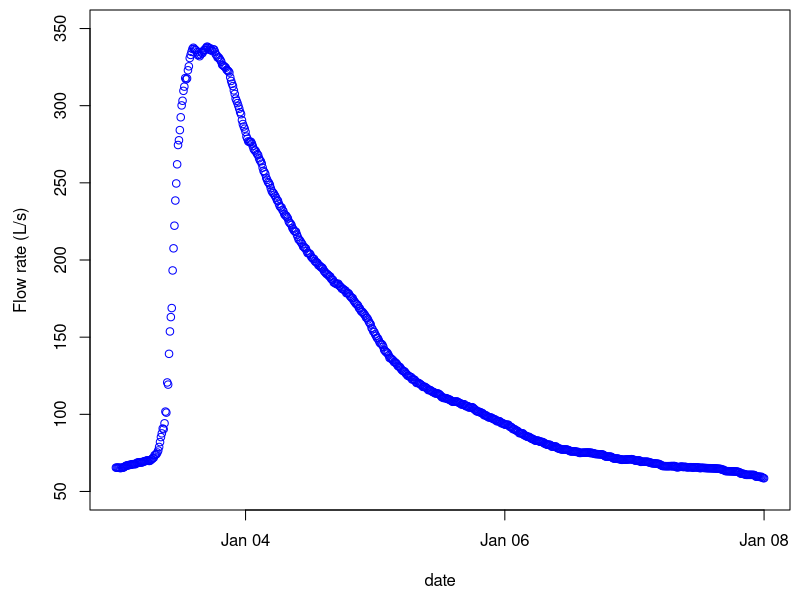
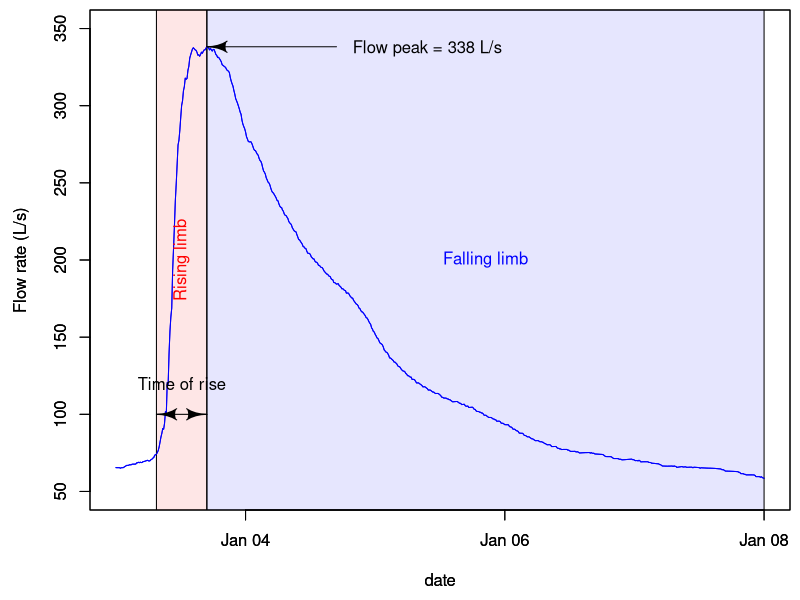
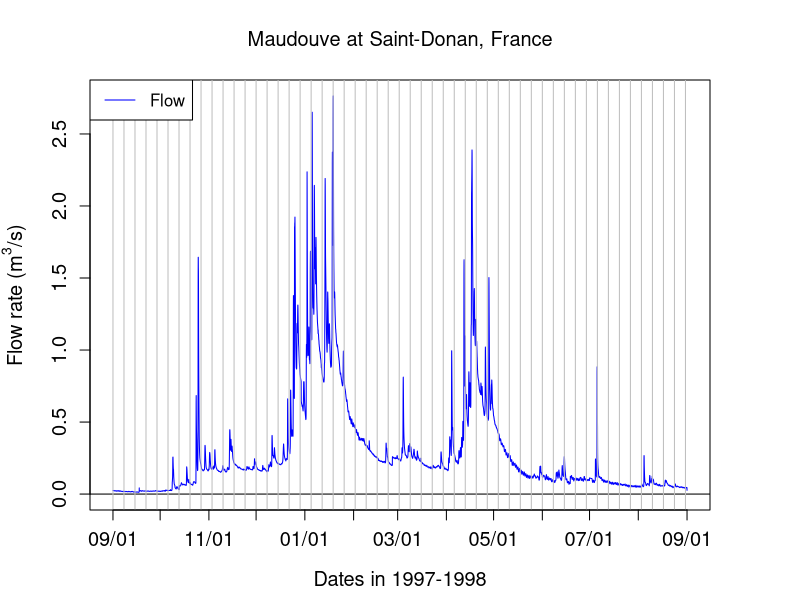
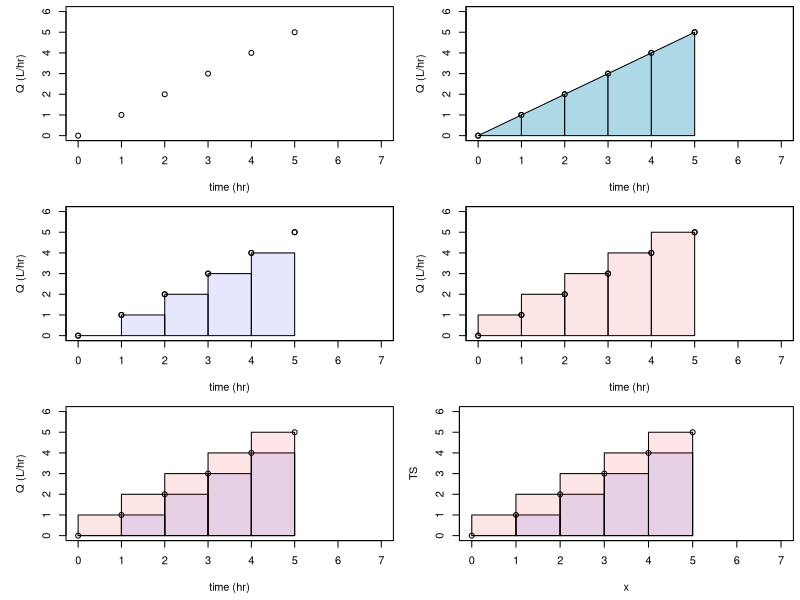
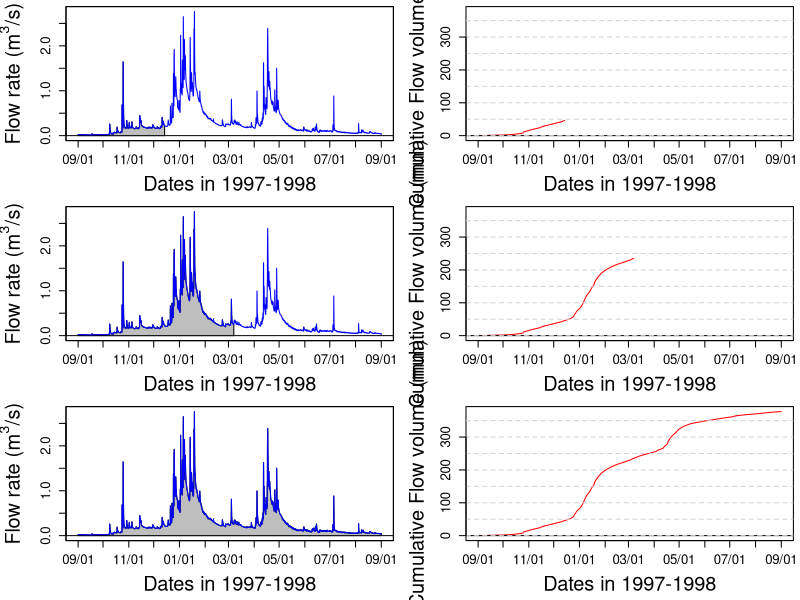
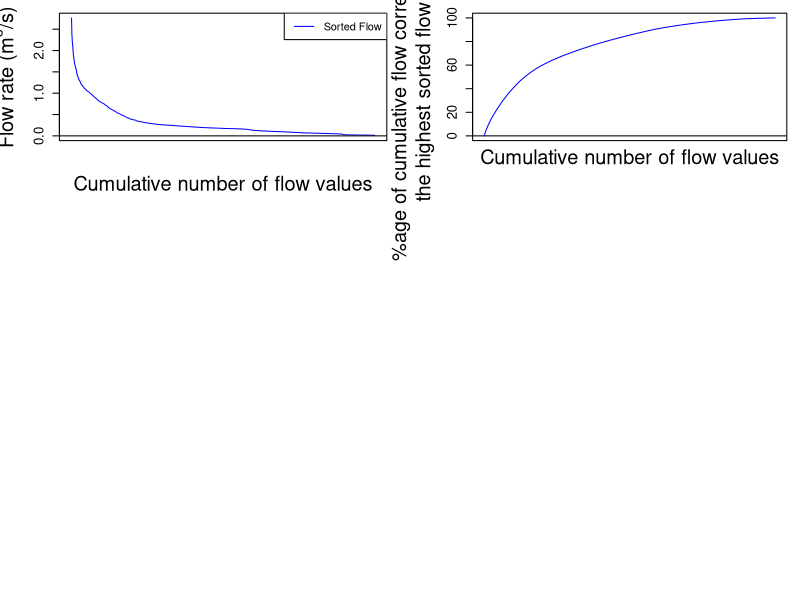
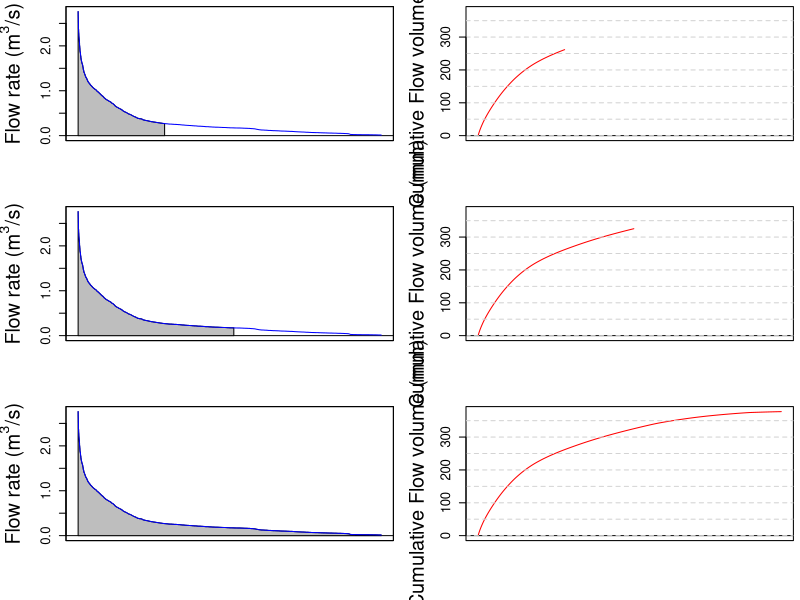
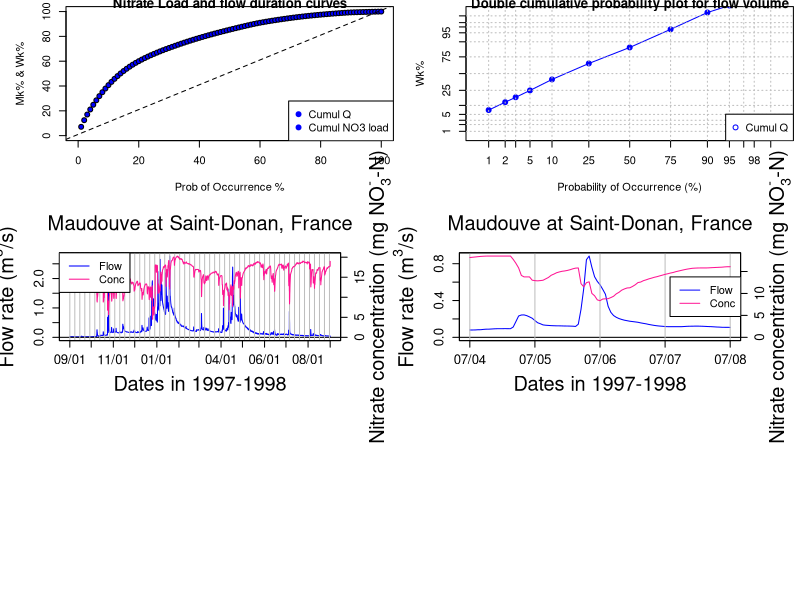

Here is the R script that generated these plots, in order:
## ---- chunk 1
knitr::opts_chunk$set(fig.height=5, fig.width=9, fig.align="center", echo = FALSE)
## ---- chunk 2
hydgph<-read.csv(file = "hydgph.csv", header = TRUE)
names(hydgph)=c("date","Q","NO3")
date=as.POSIXct(hydgph$date, format = "%Y-%m-%d %H:%M:%S") # transforms the first column of the file, which are characters into dates that R understands
Q=hydgph$Q*1000 # Puts in the variable Q the flow rates, which are orginally in m³/s to L/s for better visualization
par(mar=c(4.5,4.5,0.5,0.5))
xlimHG=as.POSIXct(c("1999-01-03 00:00:00","1999-01-08 00:00:00"));ylimHG=c(50,350) # this defines the plotting ranges for the x and y axes
plot(date,Q,xlab = "date",ylab = "Flow rate (L/s)",type = "p",col="blue",xlim=xlimHG,ylim=ylimHG) # this plots the hydrograph
## ---- chunk 3
  library(shape)
  par(mar=c(4.5,4.5,0.5,0.5))
  transpred <- rgb(250, 0, 0, max = 255, alpha = 25) # this defines the color of the transparent color of the pinkish rectangle
  transpblue <- rgb(0, 0, 250, max = 255, alpha = 25) # this defines the color of the transparent color of the red rectangle
  xlimHG=as.POSIXct(c("1999-01-03 00:00:00","1999-01-08 00:00:00"));ylimHG=c(50,350) # this defines the plotting ranges for the x and y axes
  flowpeak<-max(Q) # this calculates the flow rate at the peak
  peaktime<-as.POSIXct(date[which(Q==max(Q))]) # this returns date for the peaktime. The function which(Q==max(Q)) is used to return the row number corresponding to when Q is maximum
  HGbegtime<-as.POSIXct("1999-01-03 7:30:00") # this defines the date for the beginning of the hydrograph
  HGendtime<-as.POSIXct("1999-01-08 00:00:00") # this defines the date for the end of the hydrograph
  
  plot(date,Q,xlab = "date",ylab = "Flow rate (L/s)",type = "l",col="blue",xlim=xlimHG,ylim=ylimHG) # this plots the hydrograph
  rect(as.numeric(HGbegtime),0,as.numeric(peaktime),400,col = transpred) # this plots the red rectangle highlighting the period of rising limb
  rect(as.numeric(peaktime),0,as.numeric(HGendtime),400,col = transpblue) # this plots the blue rectangle highlighting the period of falling limb
  par(new=TRUE) # this says that we are plotting additional time series onto the existing plot. Without par(new=TRUE), the previous plot would be overwritten
  
  plot(date,Q,xlab = "date",ylab = "Flow rate (L/s)",type = "l",col="blue",xlim=xlimHG,ylim=ylimHG) # plotting the same plot so that it be on top of the rectangles
  text((as.numeric(HGbegtime)+as.numeric(peaktime))/2,200,"Rising limb", col = "red",srt = 90) # adds the text "rising limb" at the right spot inside the red rectangle
  text((as.numeric(peaktime)+as.numeric(HGendtime))/2,200,"Falling limb", col = "blue") # adds the text "falling limb" at the right spot inside the blue rectangle
  Arrows(as.numeric(HGbegtime),100, as.numeric(peaktime),100, arr.adj = 1, code=3) # adds a double sided arrow in the rising limb phase
  text((as.numeric(peaktime)+as.numeric(HGbegtime))/2,120,"Time of rise") # adds text above the double sided arrow in the rising limb phase
  Arrows(as.numeric(peaktime)+24*60*60,flowpeak, as.numeric(peaktime),flowpeak, arr.adj = 1, code=2) # adds a single sided arrow to show the peak
  text(as.numeric(peaktime)+27*60*60,flowpeak,paste0("Flow peak = ",signif(flowpeak,digits = 3)," L/s"),adj = c(0,0.5)) # adds the text with automatic writing of the peak flow rate
  
## ---- chunk 4
  
  data<-read.csv(file="sample_1hr_QC_data.csv",header = TRUE) #Reads file into table format
  
  WSarea<-24.2 #Area of watershed in km2
  WS<-"Maudouve at Saint-Donan, France"
  names(data)=c("datetime","Q","C")   # renames the columns in simpler names
  data<-as.data.frame(data)
  data$datetime<-as.POSIXct(strptime(data$datetime, "%Y-%m-%d %H:%M:%S")) # transforms characters into date values understood by R
  D<-data$datetime
  Q<-data$Q   #Defines Q as the flow value (m3/s)
  
  N=nrow(data)   #Sets N to the value equal to the number of total rows in the table
  
  # definition of the x and y axes limits
  
  startdate<-D[1]
  enddate<-D[N]
  xlim = as.POSIXct(c(startdate,enddate))  # this renders the first and last date understandable for plotting purposes
  ylimQ = c(0,max(Q))           # ylim for flow
      
  ScaleF = 1.2                  # scaling factor for size of fonts and other things
      
  y1lab<-expression("Flow rate (" * m^3 * "/s)")  # defines the label for flow
  
  par(mar=c(4.5,4.5,4,4.5))     # defines the sizes, in number of lines, for the margins (bottom, left, top, right)
  
      ltyp=c(1,2)
      
      plot(D,Q,col="blue",type="l",cex=0.1,yaxt="n",     
           lty=ltyp[1],xaxt="n",xlab="",ylab="",xlim=xlim,ylim=ylimQ)
      # we are taking all the default addition of axis tick marks and numbers out by using xaxt and yaxt = "n"
      # and setting the axis labels at nothing using xlab = "" and ylab = ""
      abline(h=0)
      abline(v=seq(startdate, enddate, by="week"),col=("grey"))
      axis.POSIXct(1, at=seq(startdate, enddate, by="month"), format="%m/%d",cex.axis=ScaleF)
      # this tells R that we want the X axis ticks and values to be displayed as dates, be added on a monthly basis,
      # using the month/day format
      axis(2,cex.axis=ScaleF)
      # this tells R that the first Y axis ticks can be displayed  (that function was repressed earlier by 'yaxt="n" ')
      par(new=TRUE)
      # this tells R that a new plot has already been opened, in other words you are telling R to keep adding things
      # on the existing plot
      
      mtext("Dates in 1997-1998",side=1,line=3,cex=ScaleF) # add in the margin the defined labels and title
      mtext(y1lab,side=2,line=3,cex=ScaleF)
      mtext(WS,side=3,line=1.5,cex=ScaleF)
      
      legend("topleft",c("Flow"),lty = c(1), col = c("blue"))
   
  
## ---- chunk 5
  par(mfrow = c(3,2));par(mar=c(4.5,5,0.5,0.5))   
  x<-0:5
  TS<-c(0,1,2,3,4,5)
  time_interval=1 
  xlim=c(0,7)
  ylim=c(0,6)
  
  # First plot: hydrograph
  plot(x,TS,xlim=xlim,ylim=ylim,xlab = 'time (hr)',ylab = 'Q (L/hr)')

  # Second plot: hydrograph + area under the curve
  plot(x,TS,xlim=xlim,ylim=ylim,xlab = 'time (hr)',ylab = 'Q (L/hr)')
  polygx<-cbind(head(x,-1),head(x,-1),x[-1],x[-1],head(x,-1))         # x values of the polygons
  polygy<-cbind(rep(0,length(TS)-1),head(TS,-1),TS[-1],rep(0,length(TS)-1),rep(0,length(TS)-1))   # y values of the polygons
  for (j in 1:(length(TS)-1)){polygon((as.vector(polygx[j,])),as.vector(polygy[j,]),col="lightblue")}
  par(new=TRUE)
  plot(x,TS,xlim=xlim,ylim=ylim,xlab="",ylab="",xaxt="n",yaxt="n")     
  
  # Third plot: hydrograph + step area under the curve
  suprectxy=cbind(0:4,rep(0,5),1:5,TS[2:6])
  infrectxy=cbind(0:4,rep(0,5),1:5,TS[1:5])
  plot(x,TS,xlim=xlim,ylim=ylim,xlab = 'time (hr)',ylab = 'Q (L/hr)')
  for (i in 1:5){rect(infrectxy[i,1],infrectxy[i,2],infrectxy[i,3],infrectxy[i,4],col = transpblue)}
  par(new=TRUE)
  plot(x,TS,xlim=xlim,ylim=ylim,xlab="",ylab="",xaxt="n",yaxt="n")     
  
  # Fourth plot: hydrograph + step area above the curve
  plot(x,TS,xlim=xlim,ylim=ylim,xlab = 'time (hr)',ylab = 'Q (L/hr)')
  for (i in 1:5){rect(suprectxy[i,1],suprectxy[i,2],suprectxy[i,3],suprectxy[i,4],col = transpred)}
  par(new=TRUE)
  plot(x,TS,xlim=xlim,ylim=ylim,xlab="",ylab="",xaxt="n",yaxt="n")     
  
  # Fifth plot: hydrograph + step area above the curve
  plot(x,TS,xlim=xlim,ylim=ylim,xlab = 'time (hr)',ylab = 'Q (L/hr)')
  for (i in 1:5){rect(infrectxy[i,1],infrectxy[i,2],infrectxy[i,3],infrectxy[i,4],col = transpblue)}
  for (i in 1:5){rect(suprectxy[i,1],suprectxy[i,2],suprectxy[i,3],suprectxy[i,4],col = transpred)}


## ---- chunk 6
  cumTS_inst=matrix(0,5,1)
  # 10 values, the first one being 0 to associate to initial time
  for (i in 1:4){QQ=(TS[i]+TS[i+1])*time_interval/2;cumTS_inst[i+1]=cumTS_inst[i]+QQ}
  as.vector(cumTS_inst)
## ---- chunk 7
  c(0,(cumsum(TS[-1])+cumsum(head(TS,-1)))/2)*time_interval
## ---- chunk 8
  TS
  cumsum(TS)
## ---- chunk 9
  TS[-1]
  cumsum(TS[-1])

## ---- chunk 10
  head(TS,-1)
  cumsum(head(TS,-1))
## ---- chunk 11
  par(mar=c(4.5,4.5,0.5,0.5))
  plot(x,TS,xlim=xlim,ylim=ylim)
  suprectxy=cbind(0:4,rep(0,5),1:5,TS[2:6])
  infrectxy=cbind(0:4,rep(0,5),1:5,TS[1:5])
  for (i in 1:5){rect(infrectxy[i,1],infrectxy[i,2],infrectxy[i,3],infrectxy[i,4],col = transpblue)}
 for (i in 1:5){rect(suprectxy[i,1],suprectxy[i,2],suprectxy[i,3],suprectxy[i,4],col = transpred)}
## ---- chunk 12
  par(mfrow = c(3,2));par(mar=c(4.5,5,0.5,0.5))
  xlim = as.POSIXct(c(startdate,enddate))    
      n=c(2500,4500,N)
  for (i in 1:3){
    plot(0,0,col="blue",type="l",cex=0.1,yaxt="n",     
           lty=ltyp[1],xaxt="n",xlab="",ylab="",xlim=xlim,ylim=ylimQ)
      abline(h=0)
      axis.POSIXct(1, at=seq(startdate, enddate, by="month"), format="%m/%d",cex.axis=ScaleF)
      axis(2,cex.axis=ScaleF)
      polygon(c(D[1:n[i]],D[n[i]:1]),c(Q[1:n[i]],rep(0,n[i])),col="grey")
      par(new=TRUE)
      plot(D,Q,col="blue",type="l",cex=0.1,yaxt="n",     
           lty=ltyp[1],xaxt="n",xlab="",ylab="",xlim=xlim,ylim=ylimQ)
      mtext("Dates in 1997-1998",side=1,line=3,cex=ScaleF) # add in the margin the defined labels and title
      mtext(y1lab,side=2,line=3,cex=ScaleF)
          
  cumQ=c(0,(cumsum(Q[-1])+cumsum(head(Q,-1)))/2)*3600/WSarea/1000 # calculates in mm the cumulative flow for each time stamp 
  
  
  plot(D[1:n[i]],cumQ[1:n[i]],col="red",type="l",cex=0.1,yaxt="n",     
           lty=ltyp[1],xaxt="n",xlab="",ylab="",xlim=xlim,ylim=c(0,cumQ[N]))
      abline(h=0)
      abline(h=seq(0,1000,by=50),lty=2,col="lightgrey")
      axis.POSIXct(1, at=seq(startdate, enddate, by="month"), format="%m/%d",cex.axis=ScaleF)
      axis(2,cex.axis=ScaleF)
      par(new=TRUE)
      mtext("Dates in 1997-1998",side=1,line=3,cex=ScaleF) # add in the margin the defined labels and title
      mtext("Cumulative Flow volume (mm)",side=2,line=3,cex=ScaleF)
  }
      
    print(signif(max(cumQ),digits = 3)) # displays the final cumulative flow value in m3
## ---- chunk 13
  QSort=sort(Q,decreasing = TRUE)   #Sorts instantaneous flow rates in descending order
  
## ---- chunk 14
  cumQSort<-c(0,(cumsum(QSort[-1])+cumsum(head(QSort,-1)))/2)*3600/WSarea/1000
  cumQSortPerc<-cumQSort/tail(cumQSort,1)*100
## ---- chunk 15
  par(mar=c(4.5,4.5,1,1)) 
  plot(1:length(QSort),QSort,col="blue",type="l",cex=0.1,yaxt="n",     
           lty=ltyp[1],xaxt="n",xlab="",ylab="",ylim=ylimQ)
  abline(h=0)    
  axis(2,cex.axis=ScaleF)   
  mtext(y1lab,side=2,line=3,cex=ScaleF)
  mtext("Cumulative number of flow values",side=1,line=3,cex=ScaleF)
  legend("topright",c("Sorted Flow"),lty = c(1), col = c("blue"))
## ---- chunk 16
  par(mar=c(4.5,5.5,1,1)) 
  plot(cumQSortPerc,col="blue",type="l",cex=0.1,yaxt="n",     
           lty=ltyp[1],xaxt="n",xlab="",ylab="", ylim=c(0,100))
  abline(h=0)    
  axis(2,cex.axis=ScaleF)
  mtext("Cumulative number of flow values",side=1,line=1,cex=ScaleF)
  mtext("%age of cumulative flow corresponding to\n the highest sorted flow rates ",side=2,line=3,cex=ScaleF)
   # the \n in the text allows for line break in the title
## ---- chunk 17
  par(mfrow = c(3,2));par(mar=c(4.5,5,0.5,0.5))
  xlim = as.POSIXct(c(startdate,enddate))    
      n=c(2500,4500,N)
  for (i in 1:3){
    plot(0,0,col="blue",type="l",cex=0.1,yaxt="n",     
           lty=ltyp[1],xaxt="n",xlab="",ylab="",xlim=c(1,length(Q)),ylim=ylimQ)
      abline(h=0)
      axis(2,cex.axis=ScaleF)
      polygon(c(1:n[i],n[i]:1),c(QSort[1:n[i]],rep(0,n[i])),col="grey")
      par(new=TRUE)
      plot(1:length(QSort),QSort,col="blue",type="l",cex=0.1,yaxt="n",     
           lty=ltyp[1],xaxt="n",xlab="",ylab="",xlim=c(1,length(Q)),ylim=ylimQ)
      mtext(y1lab,side=2,line=3,cex=ScaleF)
          
  plot(1:n[i],cumQSort[1:n[i]],col="red",type="l",cex=0.1,yaxt="n",     
           lty=ltyp[1],xaxt="n",xlab="",ylab="",xlim=c(1,length(Q)),ylim=c(0,cumQ[N]))
      abline(h=0)
      abline(h=seq(0,1000,by=50),lty=2,col="lightgrey")
      axis(2,cex.axis=ScaleF)
      par(new=TRUE)
      mtext("Cumulative Flow volume (mm)",side=2,line=3,cex=ScaleF)
  }
      
## ---- chunk 18
  Wk=quantile(cumQSort,probs=seq(0.01,1,0.01))/tail(cumQSort,1) #Calculates and assigns Wk% values to a probability occurring in 1-100% of the total time
## ---- chunk 19
      xlim=c(0,100);ylim=c(0,100);
      plot(1:100,Wk*100,xlab="Prob of Occurrence %",ylab="Mk% & Wk%",xlim=xlim,ylim=ylim,pch=21,col="black",bg="blue")
      par(new=TRUE)
    #  plot(1:100,Mk*100,xlab="Prob of Occurrence %",ylab="Mk% & Wk%",xlim=xlim,ylim=ylim,pch=22,col="black",bg=ColElmt)
    #  par(new=TRUE)
      abline(1,1,col="black",lty="dashed",xlim=xlim,ylim=ylim)
      par(new=TRUE)
      legend("bottomright",c("Cumul Q","Cumul NO3 load"),
            pch=c(19),
            col=c("blue"),
            bg="white")
      title(main="Nitrate Load and flow duration curves") # the \n in the text allows for line break in the title
## ---- chunk 20
      #Code for plotting the double cumulative plot using the normal distribution probabilities to zoom in on the lower and upper tails
      SelectPerc<-c(1,2,3,5,10,25,50,75,90,95,97,98,99,100) # SelectPerc is a set of user defined values of percentages of the total time to be used for calculating and plotting specific corresponding Wk% (and Mk% values)
 
      qnormSelectPerc<-qnorm(SelectPerc/100) #All this does is transforming the selected values chosen in SelectPerc (divided by 100 to express them as percentage values) such that in the plotting, the tail ends of the values be highlighed. Technically, the qnorm function takes a given probability (x values in this case) and returns the corresponding cumulative distribution value (Z-score) based on a normal distribution curve   
  
      qnormWk<-qnorm(Wk[SelectPerc]) #This does the same thing here with the Wk values corresponding with percentages of the total time defined by values in SelectPerc. Technically the qnorm function takes percentages of the flow occurring associated with percentages of the total time defined by SelectPerc values and assigns Z-score values to each probability based on the normal distribution curve 

      color<-c("blue") #Defines the plot colors for the Wk

      plot(qnormSelectPerc,qnormWk,xlab="Probability of Occurrence (%)",ylab="Wk%",
           type="o",xaxt="n",yaxt="n",xlim=c(-2.5,2.5),ylim=c(-2.5,2.5),pch=19,col=color) #Plots the qnorm transformed values of Wk as a function of qnorm transformed values of the selected percentage values. The option xaxt="n",yaxt="n" tell R that none of the axis ticks and tick labels should be plotted at this point.
      par(new=TRUE)
  
      
      axis(1,at=qnormSelectPerc,labels=SelectPerc) # This adds the axis ticks and numbers that were not plotted above at specified values (qnormSelectPerc) and the labels shown are SelectPerc
      axis(2,at=qnormSelectPerc,labels=SelectPerc) # same as above
      title(main="Double cumulative probability plot for flow volume") # the \n in the text allows for line break in the title
      abline(h=qnormSelectPerc,lty=3,col="grey") #Plots horizontal gridlines at the same given values
      abline(v=qnormSelectPerc,lty=3,col="grey") #Plots vertical gridlines at the same given values
      legend("bottomright",c("Cumul Q"),
            pch=1,
            col=color,
            bg="white")
  
## ---- chunk 21
  data<-read.csv(file="sample_1hr_QC_data.csv",header = TRUE) #Reads file into table format
  
  WSarea<-24.2 #Area of watershed in km2
  WS<-"Maudouve at Saint-Donan, France"
  names(data)=c("datetime","Q","C")   # renames the columns in simpler names
  data<-as.data.frame(data)
  data$datetime<-as.POSIXct(strptime(data$datetime, "%Y-%m-%d %H:%M:%S")) # transforms characters into date values understood by R
  D<-data$datetime
  Q<-data$Q   #Defines Q as the flow value (m3/s)
  C<-data$C   #Defines C as the Concentration value (mg NO3-N/L)
  L<-Q*C # Calculates the load in grams
  N=nrow(data)   #Sets N to the value equal to the number of total rows in the table
  startdate<-D[1]
  enddate<-D[N]
  
  # definition of the x and y axes limits
  xlim = as.POSIXct(c(startdate,enddate))  # this renders the first and last date understandable for plotting purposes
  ylimQ = c(0,max(Q))           # ylim for flow
  ylimC = c(0,max(C))           # ylim for concentrations
      
  ScaleF = 1.2                  # scaling factor for size of fonts and other things
      
  y1lab<-expression("Flow rate (" * m^3 * "/s)")  # defines the label for flow
  y2lab<-substitute(paste("Nitrate concentration (mg ",NO[x]^{y},"-N)",sep=""),list(x=3,y="-")) # defines the label for concentrations
  
  par(mar=c(4.5,4.5,4,4.5))     # defines the sizes, in number of lines, for the margins (bottom, left, top, right)
  
      ltyp=c(1,2)
      
      plot(D,Q,col="blue",type="l",cex=0.1,yaxt="n",     
           lty=ltyp[1],xaxt="n",xlab="",ylab="",xlim=xlim,ylim=ylimQ)
      # we are taking all the default addition of axis tick marks and numbers out by using xaxt and yaxt = "n"
      # and setting the axis labels at nothing using xlab = "" and ylab = ""
      
      abline(h=0)
      abline(v=seq(startdate, enddate, by="week"),col=("grey"))
      axis.POSIXct(1, at=seq(startdate, enddate, by="month"), format="%m/%d",cex.axis=ScaleF)
      # this tells R that we want the X axis ticks and values to be displayed as dates, be added on a monthly basis,
      # using the month/day format
      axis(2,cex.axis=ScaleF)
      # this tells R that the first Y axis ticks can be displayed  (that function was repressed earlier by 'yaxt="n" ')
      par(new=TRUE)
      # this tells R that a new plot has already been opened, in other words you are telling R to keep adding things
      # on the existing plot
      
      ColElmt="deeppink1"
      plot(D,C,col=ColElmt,type="l",cex=0.1,yaxt="n",
           lty=ltyp[1],xaxt="n",xlab="",ylab="",xlim=xlim,ylim=ylimC)
      # plots the concentration data
      axis(4,cex.axis=ScaleF)
      # this tells R that the second Y axis ticks can be displayed (that function was repressed earlier by 'yaxt="n" ')
      par(new=TRUE)
      
      mtext("Dates in 1997-1998",side=1,line=3,cex=ScaleF) # add in the margin the defined labels and title
      mtext(y1lab,side=2,line=3,cex=ScaleF)
      mtext(y2lab,side=4,line=3,cex=ScaleF)
      mtext(WS,side=3,line=1.5,cex=ScaleF)
      
      legend("topleft",c("Flow","Conc"),lty = c(1,1), col = c("blue",ColElmt))
## ---- chunk 22
  data<-read.csv(file="sample_1hr_QC_data.csv",header = TRUE) #Reads file into table format
  
  WSarea<-24.2 #Area of watershed in km2
  WS<-"Maudouve at Saint-Donan, France"
  names(data)=c("datetime","Q","C")   # renames the columns in simpler names
  data<-as.data.frame(data)
  data$datetime<-as.POSIXct(strptime(data$datetime, "%Y-%m-%d %H:%M:%S")) # transforms characters into date values understood by R
  startdate<-as.POSIXct("1998-07-04 00:00:00")
  enddate<-as.POSIXct("1998-07-08 00:00:00")
  subdata<-subset(data,data$datetime>=startdate & data$datetime<=enddate)
  data<-subdata
  D<-data$datetime
  Q<-data$Q   #Defines Q as the flow value (m3/s)
  C<-data$C   #Defines C as the Concentration value (mg NO3-N/L)
  L<-Q*C # Calculates the load in g/s
  N=nrow(data)   #Sets N to the value equal to the number of total rows in the table
  
  
  # definition of the x and y axes limits
  xlim = as.POSIXct(c(startdate,enddate))  # this renders the first and last date understandable for plotting purposes
  ylimQ = c(0,max(Q))           # ylim for flow
  ylimC = c(0,max(C))           # ylim for concentrations
      
  ScaleF = 1.2                  # scaling factor for size of fonts and other things
      
  y1lab<-expression("Flow rate (" * m^3 * "/s)")  # defines the label for flow
  y2lab<-substitute(paste("Nitrate concentration (mg ",NO[x]^{y},"-N)",sep=""),list(x=3,y="-")) # defines the label for concentrations
  
  par(mar=c(4.5,4.5,4,4.5))     # defines the sizes, in number of lines, for the margins (bottom, left, top, right)
  
      ltyp=c(1,2)
      
      plot(D,Q,col="blue",type="l",cex=0.1,yaxt="n",     
           lty=ltyp[1],xaxt="n",xlab="",ylab="",xlim=xlim,ylim=ylimQ)
      # we are taking all the default addition of axis tick marks and numbers out by using xaxt and yaxt = "n"
      # and setting the axis labels at nothing using xlab = "" and ylab = ""
      
      abline(h=0)
      abline(v=seq(startdate, enddate, by="day"),col=("grey"))
      axis.POSIXct(1, at=seq(startdate, enddate, by="day"), format="%m/%d",cex.axis=ScaleF)
      # this tells R that we want the X axis ticks and values to be displayed as dates, be added on a monthly basis,
      # using the month/day format
      axis(2,cex.axis=ScaleF)
      # this tells R that the first Y axis ticks can be displayed  (that function was repressed earlier by 'yaxt="n" ')
      par(new=TRUE)
      # this tells R that a new plot has already been opened, in other words you are telling R to keep adding things
      # on the existing plot
      
      ColElmt="deeppink1"
      plot(D,C,col=ColElmt,type="l",cex=0.1,yaxt="n",
           lty=ltyp[1],xaxt="n",xlab="",ylab="",xlim=xlim,ylim=ylimC)
      # plots the concentration data
      axis(4,cex.axis=ScaleF)
      # this tells R that the second Y axis ticks can be displayed (that function was repressed earlier by 'yaxt="n" ')
      par(new=TRUE)
      
      mtext("Dates in 1997-1998",side=1,line=3,cex=ScaleF) # add in the margin the defined labels and title
      mtext(y1lab,side=2,line=3,cex=ScaleF)
      mtext(y2lab,side=4,line=3,cex=ScaleF)
      mtext(WS,side=3,line=1.5,cex=ScaleF)
      
      legend("right",c("Flow","Conc"),lty = c(1,1), col = c("blue",ColElmt))
## ---- chunk 23
  cumulLoad<-c(0,(cumsum(L[-1])+cumsum(head(L,-1)))/2)*3600/1000
  tail(cumulLoad,1)
## ---- chunk 24
  cumulQ<-c(0,(cumsum(Q[-1])+cumsum(head(Q,-1)))/2)*3600/1000
  FWC<-tail(cumulLoad,1)/tail(cumulQ,1)
  FWC
